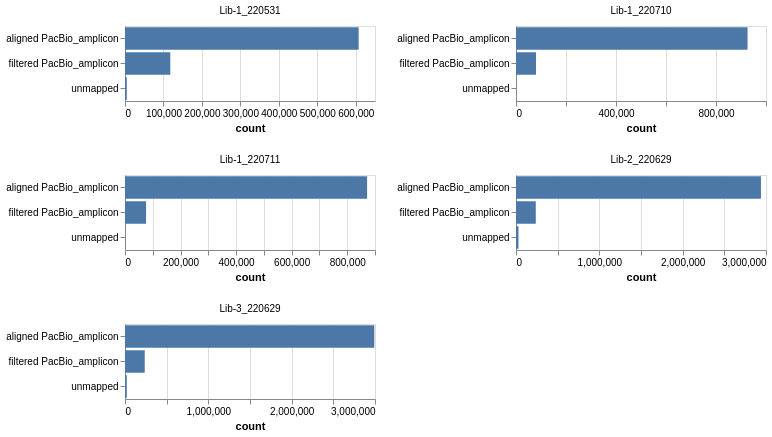

Express this chart as Vega-Lite.
### Vega-Lite specification from a JSON file in a GitHub repository (floating-point values rounded to 4 significant figures)
{"config": {"view": {"continuousWidth": 400, "continuousHeight": 300}}, "data": {"name": "data-e55d461d88da9ee39d1c5b6f17c2154c"}, "mark": "bar", "encoding": {"facet": {"columns": 2, "field": "pacbioRun", "title": null, "type": "nominal"}, "tooltip": [{"field": "category", "type": "nominal"}, {"field": "count", "type": "quantitative"}, {"field": "pacbioRun", "type": "nominal"}, {"field": "library", "type": "nominal"}], "x": {"field": "count", "type": "quantitative"}, "y": {"axis": {"title": null}, "field": "category", "type": "nominal"}}, "height": 75, "resolve": {"scale": {"x": "independent", "y": "independent"}}, "width": 250, "$schema": "https://vega.github.io/schema/vega-lite/v5.2.0.json", "datasets": {"data-e55d461d88da9ee39d1c5b6f17c2154c": [{"category": "aligned PacBio_amplicon", "count": 607452, "pacbioRun": "Lib-1_220531", "library": "Lib-1"}, {"category": "filtered PacBio_amplicon", "count": 117813, "pacbioRun": "Lib-1_220531", "library": "Lib-1"}, {"category": "unmapped", "count": 4685, "pacbioRun": "Lib-1_220531", "library": "Lib-1"}, {"category": "aligned PacBio_amplicon", "count": 926231, "pacbioRun": "Lib-1_220710", "library": "Lib-1"}, {"category": "filtered PacBio_amplicon", "count": 80145, "pacbioRun": "Lib-1_220710", "library": "Lib-1"}, {"category": "unmapped", "count": 101, "pacbioRun": "Lib-1_220710", "library": "Lib-1"}, {"category": "aligned PacBio_amplicon", "count": 871600, "pacbioRun": "Lib-1_220711", "library": "Lib-1"}, {"category": "filtered PacBio_amplicon", "count": 75799, "pacbioRun": "Lib-1_220711", "library": "Lib-1"}, {"category": "unmapped", "count": 124, "pacbioRun": "Lib-1_220711", "library": "Lib-1"}, {"category": "aligned PacBio_amplicon", "count": 2939400, "pacbioRun": "Lib-2_220629", "library": "Lib-2"}, {"category": "filtered PacBio_amplicon", "count": 237599, "pacbioRun": "Lib-2_220629", "library": "Lib-2"}, {"category": "unmapped", "count": 29811, "pacbioRun": "Lib-2_220629", "library": "Lib-2"}, {"category": "aligned PacBio_amplicon", "count": 2991633, "pacbioRun": "Lib-3_220629", "library": "Lib-3"}, {"category": "filtered PacBio_amplicon", "count": 236980, "pacbioRun": "Lib-3_220629", "library": "Lib-3"}, {"category": "unmapped", "count": 21441, "pacbioRun": "Lib-3_220629", "library": "Lib-3"}]}}
